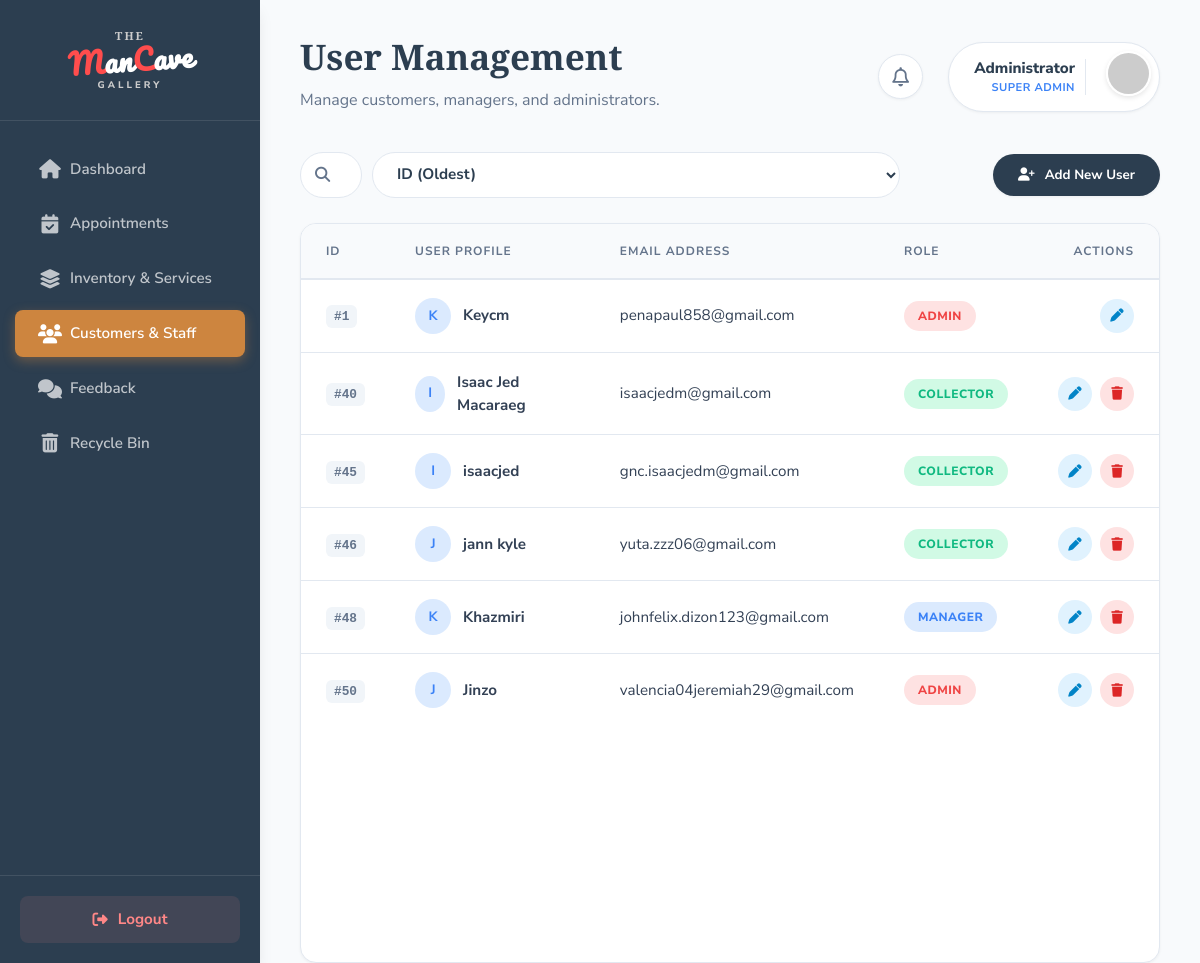
/users.php (signed in), run on the app's committed database.
### tables this page shows
CREATE TABLE `users` (
  `id` int(11) NOT NULL,
  `username` varchar(50) NOT NULL,
  `email` varchar(100) DEFAULT NULL,
  `password` varchar(255) NOT NULL,
  `role` varchar(20) DEFAULT 'user',
  `reset_token_hash` varchar(64) DEFAULT NULL,
  `reset_token_expires_at` datetime DEFAULT NULL,
  `account_activation_hash` varchar(64) DEFAULT NULL,
  `image_path` varchar(255) DEFAULT NULL
);

### users.php (the view, shortened to what this page needs)
<?php
include 'config.php';
$sortOption = $_GET['sort'] ?? 'id_asc';
$orderBy = "id ASC";
switch ($sortOption) {
    case 'id_asc': default: $orderBy = "id ASC"; break;
}
$users = [];
$sql = "SELECT id, username, email, role FROM users ORDER BY $orderBy";
$result = mysqli_query($conn, $sql);
if ($result) {
    while ($row = mysqli_fetch_assoc($result)) {
        $users[] = $row;
    }
}
?>
<!DOCTYPE html>
<html lang="en">
<head>
    <link rel="stylesheet" href="https://cdnjs.cloudflare.com/ajax/libs/font-awesome/6.4.0/css/all.min.css">
    <link rel="stylesheet" href="admin_new_style.css">
</head>
<body>
    <aside class="sidebar">
        <div class="sidebar-header">
            <a href="index.php" class="sidebar-logo">
                <span class="logo-top">THE</span>
                <span class="logo-main"><span class="logo-red">M</span>an<span class="logo-red">C</span>ave</span>
                <span class="logo-bottom">GALLERY</span>
            </a>
        </div>
        <nav class="sidebar-nav">
            <ul>
                <li><a href="admin.php"><i class="fas fa-home"></i> <span>Dashboard</span></a></li>
                <li><a href="reservations.php"><i class="fas fa-calendar-check"></i> <span>Appointments</span></a></li>
                <li><a href="content.php"><i class="fas fa-layer-group"></i> <span>Inventory & Services</span></a></li>
                <li class="active"><a href="users.php"><i class="fas fa-users"></i> <span>Customers & Staff</span></a></li>
                <li><a href="feedback.php"><i class="fas fa-comments"></i> <span>Feedback</span></a></li>
                <li><a href="trash.php"><i class="fas fa-trash-alt"></i> <span>Recycle Bin</span></a></li>
            </ul>
        </nav>
        <div class="sidebar-footer">
            <a href="logout.php" class="btn-logout"><i class="fas fa-sign-out-alt"></i> <span>Logout</span></a>
        </div>
    </aside>
    <main class="main-content">
        <header class="top-bar">
            <div class="page-header">
                <h1>User Management</h1>
                <p>Manage customers, managers, and administrators.</p>
            </div>
            <div class="header-actions">
                <div class="notif-wrapper">
                    <div class="notif-bell" id="adminNotifBtn">
                        <i class="far fa-bell"></i>
                    </div>
                </div>
                <div class="user-profile">
                    <div class="profile-info">
                        <span class="name">Administrator</span>
                        <span class="role">Super Admin</span>
                    </div>
                    <div class="avatar"><img src="https://ui-avatars.com/api/?name=Admin&background=cd853f&color=fff" alt="Admin"></div>
                </div>
            </div>
        </header>
        <div class="controls-bar">
            <form method="GET" class="search-group">
                <div class="search-wrapper">
                    <i class="fas fa-search"></i>
                    <input type="text" id="userSearch" placeholder="Search by name or email...">
                </div>
                <select name="sort" class="sort-select" onchange="this.form.submit()">
                    <option value="id_asc" <?= $sortOption == 'id_asc' ? 'selected' : '' ?>>ID (Oldest)</option>
                </select>
            </form>
            <button class="btn-add" onclick="openAddModal()">
                <i class="fas fa-user-plus"></i> Add New User
            </button>
        </div>
        <div class="card table-card">
            <div class="table-responsive">
                <table class="styled-table" id="usersTable">
                    <thead>
                        <tr>
                            <th>ID</th>
                            <th>User Profile</th>
                            <th>Email Address</th>
                            <th>Role</th>
                            <th style="text-align: right;">Actions</th>
                        </tr>
                    </thead>
                    <tbody>
                        <?php if (empty($users)): ?>
                            <tr><td colspan="5" class="text-center" style="padding:40px; color:#999;">No users found.</td></tr>
                        <?php else: ?>
                            <?php foreach ($users as $user):
                                $role = strtolower($user['role']);
                                $roleClass = 'status-approved';
                                $roleLabel = 'Collector';
                                if ($role === 'admin') {
                                    $roleClass = 'status-cancelled';
                                    $roleLabel = 'Admin';
                                } elseif ($role === 'manager') {
                                    $roleClass = 'status-completed';
                                    $roleLabel = 'Manager';
                                }
                                $initial = strtoupper(substr($user['username'], 0, 1));
                            ?>
                            <tr data-id="<?= $user['id'] ?>"
                                data-username="<?= htmlspecialchars($user['username']) ?>"
                                data-email="<?= htmlspecialchars($user['email']) ?>"
                                data-role="<?= htmlspecialchars($role) ?>">
                                <td><span class="id-badge">#<?= $user['id'] ?></span></td>
                                <td>
                                    <div class="user-cell">
                                        <div class="user-avatar-sm"><?= $initial ?></div>
                                        <strong><?= htmlspecialchars($user['username']) ?></strong>
                                    </div>
                                </td>
                                <td><?= htmlspecialchars($user['email']) ?></td>
                                <td>
                                    <span class="status-badge <?= $roleClass ?>"><?= $roleLabel ?></span>
                                </td>
                                <td style="text-align: right;">
                                    <div class="actions" style="justify-content: flex-end;">
                                        <button class="btn-icon edit" onclick="editUser(this)" title="Edit User">
                                            <i class="fas fa-pen"></i>
                                        </button>
                                        <?php if ($user['id'] != $_SESSION['user_id']): ?>
                                            <button class="btn-icon delete" onclick="confirmDelete(<?= $user['id'] ?>)" title="Move to Trash">
                                                <i class="fas fa-trash"></i>
                                            </button>
                                        <?php endif; ?>
                                    </div>
                                </td>
                            </tr>
                            <?php endforeach; ?>
                        <?php endif; ?>
                    </tbody>
                </table>
            </div>
        </div>
    </main>
</body>
</html>

### users.php (style rules this page uses)
.sidebar-logo { display: flex; flex-direction: column; align-items: center; gap: 0; line-height: 1; text-decoration: none; }
.logo-top { font-family: 'Playfair Display', serif; font-size: 0.7rem; font-weight: 700; color: #ccc; letter-spacing: 2px; }
.logo-main { font-family: 'Pacifico', cursive; font-size: 1.8rem; transform: rotate(-4deg); margin: 5px 0; color: #fff; }
.logo-red { color: #ff4d4d; }
.logo-bottom { font-family: 'Nunito Sans', sans-serif; font-size: 0.6rem; font-weight: 800; color: #ccc; letter-spacing: 3px; text-transform: uppercase; }
.header-actions { display: flex; align-items: center; gap: 25px; }
.notif-wrapper { position: relative; }
.notif-bell { background: #fff; width: 45px; height: 45px; border-radius: 50%; display: flex; align-items: center; justify-content: center; font-size: 1.2rem; color: var(--secondary); cursor: pointer; box-shadow: var(--shadow-sm); border: 1px solid var(--border); transition: 0.3s; }
.controls-bar { display: flex; justify-content: space-between; align-items: center; margin-bottom: 25px; gap: 15px; flex-wrap: wrap; }
.search-group { display: flex; gap: 10px; flex: 1; max-width: 600px; }
.search-wrapper { position: relative; flex: 1; }
.search-wrapper i { position: absolute; left: 15px; top: 50%; transform: translateY(-50%); color: var(--secondary); }
.search-wrapper input { width: 100%; padding: 12px 15px 12px 45px; border-radius: 50px; border: 1px solid var(--border); outline: none; transition: 0.3s; }
.sort-select { padding: 0 20px; border-radius: 50px; border: 1px solid var(--border); background: white; color: var(--primary); font-weight: 700; cursor: pointer; outline: none; min-width: 150px; }
.btn-add { background: var(--primary); color: white; padding: 12px 25px; border-radius: 50px; font-weight: 700; border: none; cursor: pointer; display: flex; align-items: center; gap: 10px; transition: 0.3s; box-shadow: var(--shadow-sm); }

### data on the page
users: id "1", username "K", username "Keycm", email "penapaul858@gmail.com", role "ADMIN"
users: id "40", username "I", username "Isaac Jed Macaraeg", email "isaacjedm@gmail.com", roleLabel "COLLECTOR"
users: id "45", username "I", username "isaacjed", email "gnc.isaacjedm@gmail.com", roleLabel "COLLECTOR"
users: id "46", username "J", username "jann kyle", email "yuta.zzz06@gmail.com", roleLabel "COLLECTOR"
users: id "48", username "K", username "Khazmiri", email "johnfelix.dizon123@gmail.com", role "MANAGER"
users: id "50", username "J", username "Jinzo", email "valencia04jeremiah29@gmail.com", role "ADMIN"
